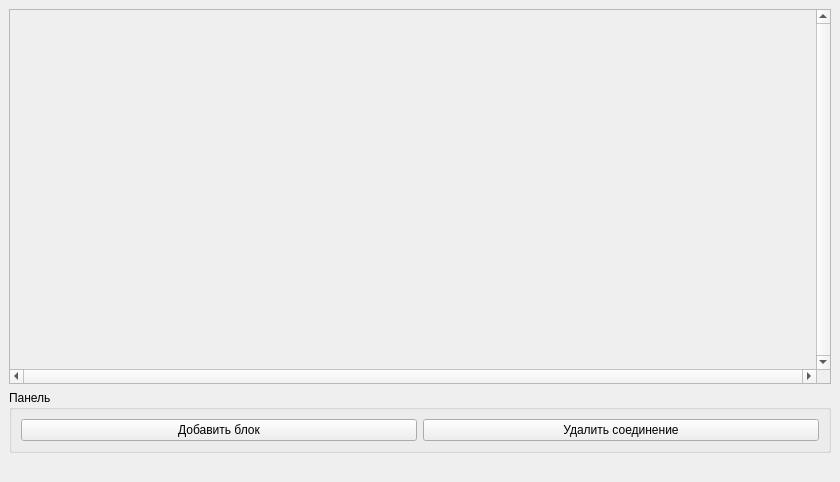
<?xml version="1.0" encoding="UTF-8"?>
<ui version="4.0">
 <class>MainWindow</class>
 <widget class="QMainWindow" name="MainWindow">
  <property name="geometry">
   <rect>
    <x>0</x>
    <y>0</y>
    <width>840</width>
    <height>482</height>
   </rect>
  </property>
  <property name="windowTitle">
   <string>MainWindow</string>
  </property>
  <widget class="QWidget" name="centralwidget">
   <layout class="QVBoxLayout" name="verticalLayout_7">
    <property name="sizeConstraint">
     <enum>QLayout::SetNoConstraint</enum>
    </property>
    <property name="bottomMargin">
     <number>29</number>
    </property>
    <item>
     <widget class="QScrollArea" name="scrollArea">
      <property name="sizePolicy">
       <sizepolicy hsizetype="Expanding" vsizetype="Expanding">
        <horstretch>0</horstretch>
        <verstretch>0</verstretch>
       </sizepolicy>
      </property>
      <property name="mouseTracking">
       <bool>false</bool>
      </property>
      <property name="focusPolicy">
       <enum>Qt::WheelFocus</enum>
      </property>
      <property name="acceptDrops">
       <bool>false</bool>
      </property>
      <property name="autoFillBackground">
       <bool>true</bool>
      </property>
      <property name="verticalScrollBarPolicy">
       <enum>Qt::ScrollBarAlwaysOn</enum>
      </property>
      <property name="horizontalScrollBarPolicy">
       <enum>Qt::ScrollBarAlwaysOn</enum>
      </property>
      <property name="sizeAdjustPolicy">
       <enum>QAbstractScrollArea::AdjustIgnored</enum>
      </property>
      <property name="widgetResizable">
       <bool>true</bool>
      </property>
      <widget class="QWidget" name="scrollAreaWidgetContents">
       <property name="geometry">
        <rect>
         <x>0</x>
         <y>0</y>
         <width>803</width>
         <height>340</height>
        </rect>
       </property>
      </widget>
     </widget>
    </item>
    <item>
     <layout class="QHBoxLayout" name="horizontalLayout_5">
      <property name="rightMargin">
       <number>0</number>
      </property>
      <item>
       <widget class="QGroupBox" name="groupBox">
        <property name="sizePolicy">
         <sizepolicy hsizetype="Minimum" vsizetype="Preferred">
          <horstretch>0</horstretch>
          <verstretch>0</verstretch>
         </sizepolicy>
        </property>
        <property name="autoFillBackground">
         <bool>true</bool>
        </property>
        <property name="title">
         <string>Панель</string>
        </property>
        <layout class="QHBoxLayout" name="horizontalLayout_6">
         <item>
          <widget class="QPushButton" name="addBlock">
           <property name="text">
            <string>Добавить блок</string>
           </property>
          </widget>
         </item>
         <item>
          <widget class="QPushButton" name="deleteButton">
           <property name="text">
            <string>Удалить соединение</string>
           </property>
          </widget>
         </item>
        </layout>
       </widget>
      </item>
     </layout>
    </item>
   </layout>
  </widget>
  <widget class="QMenuBar" name="menubar">
   <property name="geometry">
    <rect>
     <x>0</x>
     <y>0</y>
     <width>840</width>
     <height>21</height>
    </rect>
   </property>
   <property name="autoFillBackground">
    <bool>false</bool>
   </property>
   <property name="defaultUp">
    <bool>false</bool>
   </property>
   <property name="nativeMenuBar">
    <bool>false</bool>
   </property>
  </widget>
 </widget>
 <resources/>
 <connections/>
</ui>
